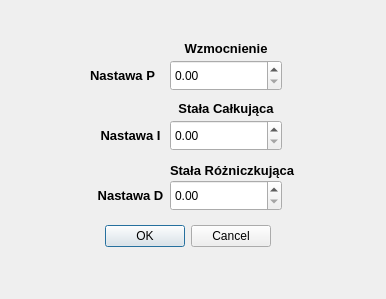
<?xml version="1.0" encoding="UTF-8"?>
<ui version="4.0">
 <class>OknoRegulator</class>
 <widget class="QDialog" name="OknoRegulator">
  <property name="geometry">
   <rect>
    <x>0</x>
    <y>0</y>
    <width>386</width>
    <height>299</height>
   </rect>
  </property>
  <property name="windowTitle">
   <string>Dialog</string>
  </property>
  <widget class="QDialogButtonBox" name="ZatwierdzenieUstawien">
   <property name="geometry">
    <rect>
     <x>-70</x>
     <y>220</y>
     <width>341</width>
     <height>32</height>
    </rect>
   </property>
   <property name="orientation">
    <enum>Qt::Orientation::Horizontal</enum>
   </property>
   <property name="standardButtons">
    <set>QDialogButtonBox::StandardButton::Cancel|QDialogButtonBox::StandardButton::Ok</set>
   </property>
  </widget>
  <widget class="QLabel" name="NastawaPopis">
   <property name="geometry">
    <rect>
     <x>90</x>
     <y>60</y>
     <width>81</width>
     <height>31</height>
    </rect>
   </property>
   <property name="font">
    <font>
     <pointsize>10</pointsize>
     <bold>true</bold>
    </font>
   </property>
   <property name="text">
    <string>Nastawa P</string>
   </property>
  </widget>
  <widget class="QLabel" name="NastawaIopis">
   <property name="geometry">
    <rect>
     <x>90</x>
     <y>120</y>
     <width>81</width>
     <height>31</height>
    </rect>
   </property>
   <property name="font">
    <font>
     <pointsize>10</pointsize>
     <bold>true</bold>
    </font>
   </property>
   <property name="text">
    <string>Nastawa I</string>
   </property>
   <property name="alignment">
    <set>Qt::AlignmentFlag::AlignCenter</set>
   </property>
  </widget>
  <widget class="QLabel" name="NastawaDopis">
   <property name="geometry">
    <rect>
     <x>90</x>
     <y>180</y>
     <width>81</width>
     <height>31</height>
    </rect>
   </property>
   <property name="font">
    <font>
     <pointsize>10</pointsize>
     <bold>true</bold>
    </font>
   </property>
   <property name="text">
    <string>Nastawa D</string>
   </property>
   <property name="alignment">
    <set>Qt::AlignmentFlag::AlignCenter</set>
   </property>
  </widget>
  <widget class="QLabel" name="label_12">
   <property name="geometry">
    <rect>
     <x>170</x>
     <y>40</y>
     <width>112</width>
     <height>17</height>
    </rect>
   </property>
   <property name="font">
    <font>
     <pointsize>10</pointsize>
     <bold>true</bold>
    </font>
   </property>
   <property name="text">
    <string>Wzmocnienie</string>
   </property>
   <property name="alignment">
    <set>Qt::AlignmentFlag::AlignCenter</set>
   </property>
  </widget>
  <widget class="QLabel" name="label_13">
   <property name="geometry">
    <rect>
     <x>170</x>
     <y>100</y>
     <width>112</width>
     <height>17</height>
    </rect>
   </property>
   <property name="font">
    <font>
     <pointsize>10</pointsize>
     <bold>true</bold>
    </font>
   </property>
   <property name="text">
    <string>Stała Całkująca</string>
   </property>
   <property name="alignment">
    <set>Qt::AlignmentFlag::AlignCenter</set>
   </property>
  </widget>
  <widget class="QLabel" name="label_14">
   <property name="geometry">
    <rect>
     <x>170</x>
     <y>160</y>
     <width>131</width>
     <height>21</height>
    </rect>
   </property>
   <property name="font">
    <font>
     <pointsize>10</pointsize>
     <bold>true</bold>
    </font>
   </property>
   <property name="text">
    <string>Stała Różniczkująca</string>
   </property>
  </widget>
  <widget class="QDoubleSpinBox" name="StalaD">
   <property name="geometry">
    <rect>
     <x>170</x>
     <y>180</y>
     <width>112</width>
     <height>31</height>
    </rect>
   </property>
  </widget>
  <widget class="QDoubleSpinBox" name="StalaI">
   <property name="geometry">
    <rect>
     <x>170</x>
     <y>120</y>
     <width>112</width>
     <height>31</height>
    </rect>
   </property>
  </widget>
  <widget class="QDoubleSpinBox" name="Wzmocnienie">
   <property name="geometry">
    <rect>
     <x>170</x>
     <y>60</y>
     <width>112</width>
     <height>31</height>
    </rect>
   </property>
  </widget>
 </widget>
 <resources/>
 <connections>
  <connection>
   <sender>ZatwierdzenieUstawien</sender>
   <signal>accepted()</signal>
   <receiver>OknoRegulator</receiver>
   <slot>accept()</slot>
   <hints>
    <hint type="sourcelabel">
     <x>248</x>
     <y>254</y>
    </hint>
    <hint type="destinationlabel">
     <x>157</x>
     <y>274</y>
    </hint>
   </hints>
  </connection>
  <connection>
   <sender>ZatwierdzenieUstawien</sender>
   <signal>rejected()</signal>
   <receiver>OknoRegulator</receiver>
   <slot>reject()</slot>
   <hints>
    <hint type="sourcelabel">
     <x>316</x>
     <y>260</y>
    </hint>
    <hint type="destinationlabel">
     <x>286</x>
     <y>274</y>
    </hint>
   </hints>
  </connection>
 </connections>
</ui>
